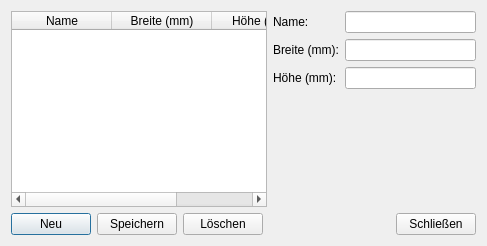
<?xml version="1.0" encoding="UTF-8"?>
<ui version="4.0">
 <class>PaperManager</class>
 <widget class="QDialog" name="PaperManager">
  <property name="geometry">
   <rect>
    <x>0</x>
    <y>0</y>
    <width>487</width>
    <height>246</height>
   </rect>
  </property>
  <property name="windowTitle">
   <string>Label-Formate verwalten</string>
  </property>
  <layout class="QVBoxLayout" name="verticalLayout_main">
   <item>
    <layout class="QHBoxLayout" name="horizontalLayout_center">
     <item>
      <widget class="QTableWidget" name="tableFormats">
       <property name="editTriggers">
        <set>QAbstractItemView::EditTrigger::NoEditTriggers</set>
       </property>
       <property name="alternatingRowColors">
        <bool>true</bool>
       </property>
       <property name="selectionMode">
        <enum>QAbstractItemView::SelectionMode::SingleSelection</enum>
       </property>
       <property name="selectionBehavior">
        <enum>QAbstractItemView::SelectionBehavior::SelectRows</enum>
       </property>
       <column>
        <property name="text">
         <string>Name</string>
        </property>
       </column>
       <column>
        <property name="text">
         <string>Breite (mm)</string>
        </property>
       </column>
       <column>
        <property name="text">
         <string>Höhe (mm)</string>
        </property>
       </column>
      </widget>
     </item>
     <item>
      <layout class="QFormLayout" name="formLayout">
       <item row="0" column="0">
        <widget class="QLabel" name="labelName">
         <property name="text">
          <string>Name:</string>
         </property>
        </widget>
       </item>
       <item row="0" column="1">
        <widget class="QLineEdit" name="editName"/>
       </item>
       <item row="1" column="0">
        <widget class="QLabel" name="labelWidth">
         <property name="text">
          <string>Breite (mm):</string>
         </property>
        </widget>
       </item>
       <item row="1" column="1">
        <widget class="QLineEdit" name="editWidth"/>
       </item>
       <item row="2" column="0">
        <widget class="QLabel" name="labelHeight">
         <property name="text">
          <string>Höhe (mm):</string>
         </property>
        </widget>
       </item>
       <item row="2" column="1">
        <widget class="QLineEdit" name="editHeight"/>
       </item>
      </layout>
     </item>
    </layout>
   </item>
   <item>
    <layout class="QHBoxLayout" name="horizontalLayout_buttons">
     <item>
      <widget class="QPushButton" name="btnNew">
       <property name="text">
        <string>Neu</string>
       </property>
      </widget>
     </item>
     <item>
      <widget class="QPushButton" name="btnSave">
       <property name="text">
        <string>Speichern</string>
       </property>
      </widget>
     </item>
     <item>
      <widget class="QPushButton" name="btnDelete">
       <property name="text">
        <string>Löschen</string>
       </property>
      </widget>
     </item>
     <item>
      <spacer name="horizontalSpacer">
       <property name="orientation">
        <enum>Qt::Orientation::Horizontal</enum>
       </property>
       <property name="sizeHint" stdset="0">
        <size>
         <width>40</width>
         <height>20</height>
        </size>
       </property>
      </spacer>
     </item>
     <item>
      <widget class="QPushButton" name="btnClose">
       <property name="text">
        <string>Schließen</string>
       </property>
      </widget>
     </item>
    </layout>
   </item>
  </layout>
 </widget>
 <resources/>
 <connections/>
</ui>
